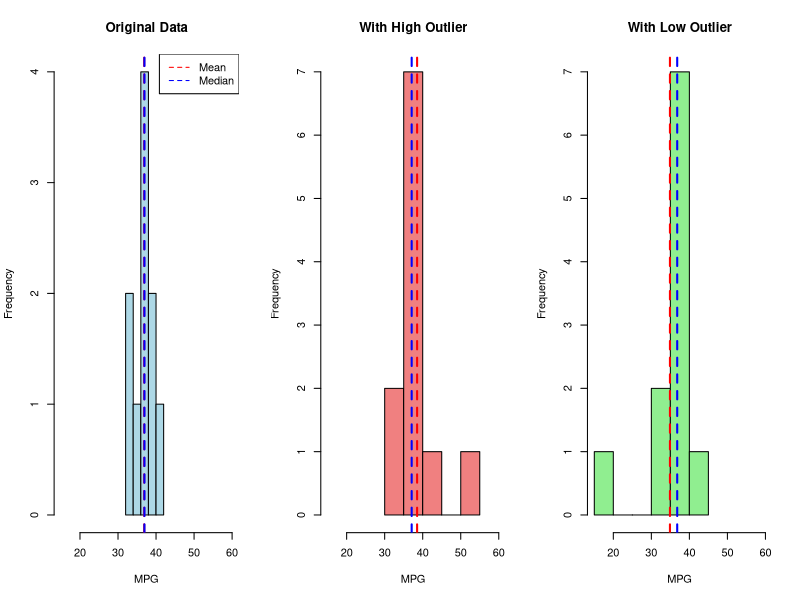

Here is the R script that generated this plot:
# Central Tendency - Outlier Effects and Skewness
# Demonstrates how outliers affect mean vs median

# Create output directory
if (!dir.exists("output")) dir.create("output")

cat("Outlier Effects and Skewness Analysis\n")
cat("====================================\n\n")

# Original EPA data
original_data <- c(32.7, 36.3, 37.1, 35.9, 38.2, 41.0, 36.8, 37.9, 39.0, 33.9)

# Add outliers to demonstrate effect
with_outlier <- c(original_data, 55.0)  # High outlier
with_low_outlier <- c(original_data, 15.0)  # Low outlier

cat("Outlier Effects Comparison:\n")
cat("==========================\n\n")

# Function to analyze dataset
analyze_data <- function(data, name) {
  cat(name, ":\n")
  cat("Data:", paste(sort(data), collapse = ", "), "\n")
  cat("Mean:", round(mean(data), 2), "\n")
  cat("Median:", round(median(data), 2), "\n")
  cat("Difference (Mean - Median):", round(mean(data) - median(data), 2), "\n")
  
  if(mean(data) > median(data)) {
    cat("Distribution: Right-skewed (positive skew)\n")
  } else if(mean(data) < median(data)) {
    cat("Distribution: Left-skewed (negative skew)\n")
  } else {
    cat("Distribution: Symmetric\n")
  }
  cat("\n")
}

analyze_data(original_data, "Original Data (no outliers)")
analyze_data(with_outlier, "With High Outlier (55.0)")
analyze_data(with_low_outlier, "With Low Outlier (15.0)")

# Create visualization
png("output/outlier_effects.png", width = 1000, height = 600, res = 120)
par(mfrow = c(1, 3))

# Plot 1: Original data
hist(original_data, main = "Original Data", xlab = "MPG", 
     col = "lightblue", xlim = c(15, 60))
abline(v = mean(original_data), col = "red", lwd = 2, lty = 2)
abline(v = median(original_data), col = "blue", lwd = 2, lty = 2)
legend("topright", c("Mean", "Median"), col = c("red", "blue"), lty = 2)

# Plot 2: With high outlier
hist(with_outlier, main = "With High Outlier", xlab = "MPG", 
     col = "lightcoral", xlim = c(15, 60))
abline(v = mean(with_outlier), col = "red", lwd = 2, lty = 2)
abline(v = median(with_outlier), col = "blue", lwd = 2, lty = 2)

# Plot 3: With low outlier  
hist(with_low_outlier, main = "With Low Outlier", xlab = "MPG", 
     col = "lightgreen", xlim = c(15, 60))
abline(v = mean(with_low_outlier), col = "red", lwd = 2, lty = 2)
abline(v = median(with_low_outlier), col = "blue", lwd = 2, lty = 2)

dev.off()
cat("✓ Outlier effects plot saved to output/outlier_effects.png\n")

# Household income example (skewness)
cat("Skewness Example: Household Income\n")
cat("==================================\n")
# Simulate right-skewed income data (like in HTML example)
set.seed(123)
incomes <- c(35000, 42000, 38000, 51000, 45000, 39000, 48000, 125000)  # One high earner

cat("Household incomes: $", paste(sort(incomes), collapse = ", $"), "\n")
cat("Mean income: $", round(mean(incomes), 0), "\n")
cat("Median income: $", median(incomes), "\n")
cat("The mean is", ifelse(mean(incomes) > median(incomes), "higher", "lower"), 
    "than the median, indicating", 
    ifelse(mean(incomes) > median(incomes), "right (positive)", "left (negative)"), 
    "skew\n\n")

cat("Key Insights:\n")
cat("- Mean is sensitive to outliers\n")
cat("- Median is resistant to outliers\n") 
cat("- Right skew: Mean > Median\n")
cat("- Left skew: Mean < Median\n")
cat("- Symmetric: Mean ≈ Median\n")
